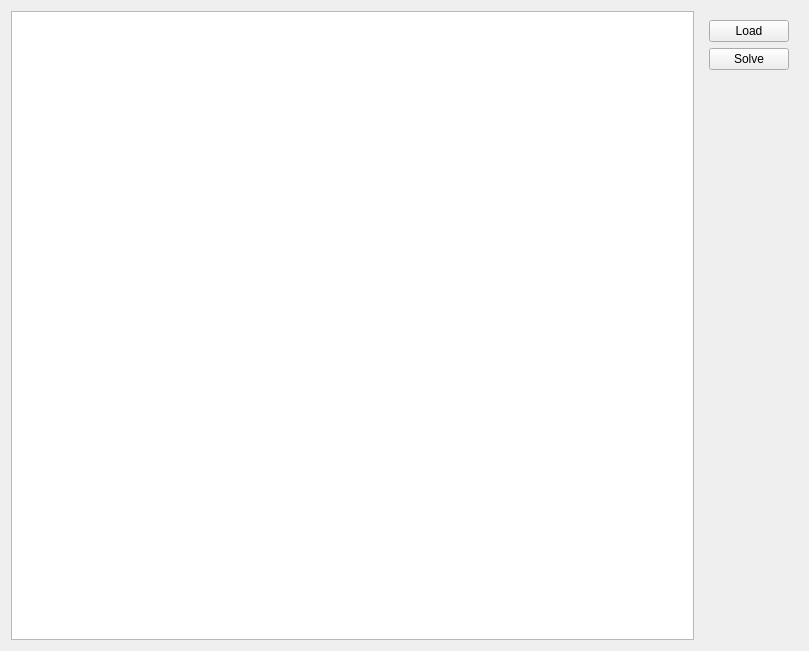
<?xml version="1.0" encoding="UTF-8"?>
<ui version="4.0">
 <class>MainWidget</class>
 <widget class="QWidget" name="MainWidget">
  <property name="geometry">
   <rect>
    <x>0</x>
    <y>0</y>
    <width>809</width>
    <height>651</height>
   </rect>
  </property>
  <property name="sizePolicy">
   <sizepolicy hsizetype="Preferred" vsizetype="Preferred">
    <horstretch>0</horstretch>
    <verstretch>0</verstretch>
   </sizepolicy>
  </property>
  <property name="windowTitle">
   <string>Form</string>
  </property>
  <layout class="QHBoxLayout" name="horizontalLayout">
   <item>
    <widget class="QTableView" name="m_PuzzleView"/>
   </item>
   <item>
    <widget class="QWidget" name="widget" native="true">
     <layout class="QVBoxLayout" name="verticalLayout">
      <item>
       <widget class="QPushButton" name="m_LoadBtn">
        <property name="text">
         <string notr="true">Load</string>
        </property>
       </widget>
      </item>
      <item>
       <widget class="QPushButton" name="m_SolveBtn">
        <property name="text">
         <string notr="true">Solve</string>
        </property>
       </widget>
      </item>
      <item>
       <spacer name="verticalSpacer">
        <property name="orientation">
         <enum>Qt::Vertical</enum>
        </property>
        <property name="sizeHint" stdset="0">
         <size>
          <width>20</width>
          <height>231</height>
         </size>
        </property>
       </spacer>
      </item>
     </layout>
    </widget>
   </item>
  </layout>
 </widget>
 <resources/>
 <connections/>
</ui>
